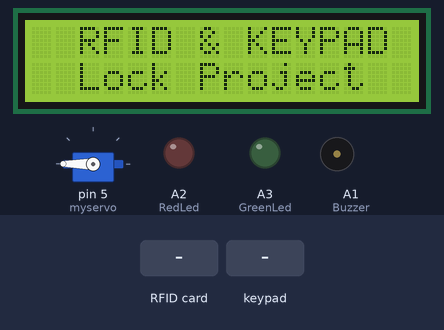
A sketch run on a simulated Arduino Uno, built with avr-gcc and run on an emulated ATmega328P. Shown: servo, 16×2 character LCD, output pins drawn as LEDs (lit = HIGH), buzzer (waves = sounding). The inputs (shaded band) are chosen by the test bench. Pins used as bus, display or sensor lines are not drawn; what the sketch prints to the serial monitor is not drawn.

Above: at 0.9 s.
1.0 s: RFID card 5E 7A 19 C4 held to the reader
At 2.0 s:
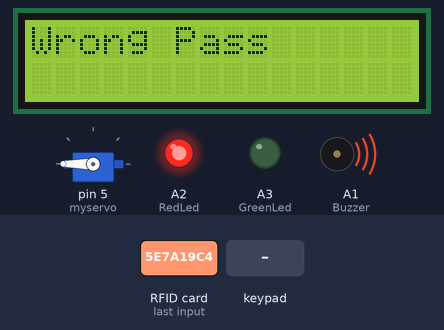
4.0 s: keypad keys 1 1 1 # pressed 0.4 s apart
At 5.5 s:
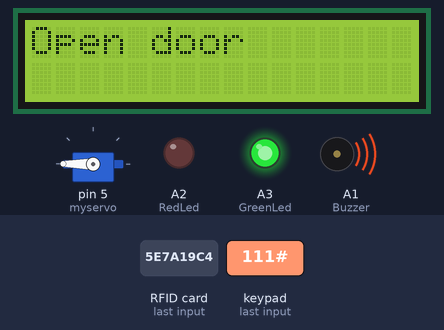
7.2 s: RFID card 5E 7A 19 C4 held to the reader
At 11.3 s:
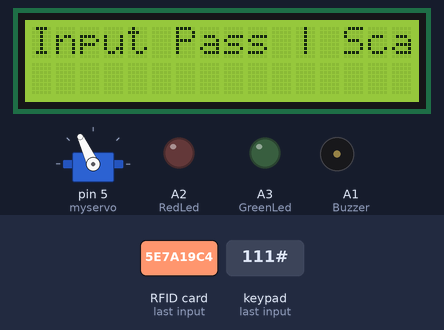
14.7 s: keypad keys 6 7 8 * pressed 0.4 s apart
At 17.8 s:
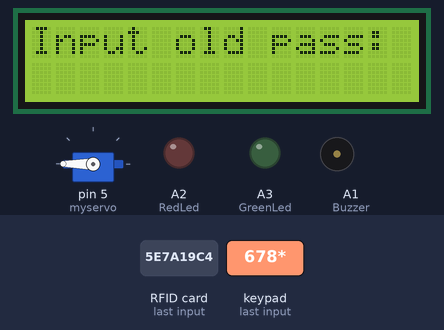
Timing chart, 0 to 19.3 s (numbered marks = the images above; inputs shaded):
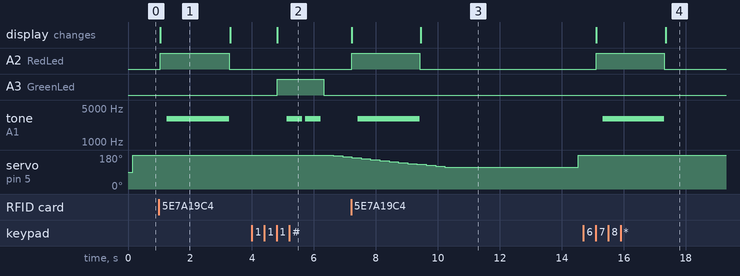

Measured:
- after the input at 1.0 s, A2 (RedLed): LOW → HIGH after 0.05 s, → LOW 2.2 s later; tone on A1 (Buzzer): silent → 3000 Hz after 0.26 s, → silent 2.0 s later; the display: changes after 0.05 s (image 1)
- after the input at 4.0 s, A3 (GreenLed): LOW → HIGH after 0.82 s, → LOW 1.5 s later; tone on A1 (Buzzer): alternates 3000 Hz for 0.50 s and silent for 0.10 s, starting after 1.1 s; servo on pin 5 (myservo): 180° → 175° after 2.6 s, → 170° 0.30 s later; the display: changes after 0.82 s (image 2)
- after the input at 7.2 s, A2 (RedLed): LOW → HIGH at once, → LOW 2.2 s later; tone on A1 (Buzzer): silent → 3000 Hz after 0.22 s, → silent 2.0 s later; the display: first changes at once (image 3 shows a later state)
- after the input at 14.7 s, A2 (RedLed): LOW → HIGH after 0.41 s, → LOW 2.2 s later; tone on A1 (Buzzer): silent → 3000 Hz after 0.62 s, → silent 2.0 s later; the display: first changes after 0.42 s (image 4 shows a later state)
- what the display in image 1 shows lasts 2.3 s, from 1.0 s to 3.3 s

The sketch:

rfid.ino
```cpp
#include <Servo.h>
#include <SPI.h>
#include <MFRC522.h>
#include <Wire.h>
#include <LiquidCrystal_I2C.h>
#include <Keypad.h>
#include <Arduino_FreeRTOS.h>
#include <queue.h>

LiquidCrystal_I2C lcd(0x27, 16, 2);
#if CONFIG_FREERTOS_UNICORE
#define ARDUINO_RUNNING_CORE 0
#else
#define ARDUINO_RUNNING_CORE 1
#endif

const byte ROWS = 4;  //four rows
const byte COLS = 3;  //three columns
char keys[ROWS][COLS] = {
  { '1', '2', '3' },
  { '4', '5', '6' },
  { '7', '8', '9' },
  { '*', '0', '#' }
};
byte rowPins[ROWS] = { A0, 2, 3, 4 };
byte colPins[COLS] = { 6, 7, 8 };
Keypad keypad = Keypad(makeKeymap(keys), rowPins, colPins, ROWS, COLS);

char key_code[3];
char new_pass[3];
char password[3] = { '1', '1', '1' };  // Initial Password


int card1[4]{ 48, 67, 3, 32 };  // UID thẻ từ được nhận diện
int card2[4]{ 188, 186, 8, 50 };


constexpr uint8_t RST_PIN = 9;  // Define SS_PIN of the RC522 RFID Reader to digital pin 10 of the Arduino
constexpr uint8_t SS_PIN = 10;  // Define RST_PIN of the RC522 RFID Reader to digital pin 9 of the Arduino
MFRC522 rfid(SS_PIN, RST_PIN);  // Create MFRC522 instance.
MFRC522::MIFARE_Key key;

Servo myservo;  // khoi tao servo
int pos = 0;    // bien save vi tri servo

int Buzzer = A1;    // đầu ra bao hieu
int RedLed = A2;    // đầu ra leb red
int GreenLed = A3;  // đầu ra lab green


unsigned int index = 0;
unsigned int index2 = 0;
byte nuidPICC[4];  // UID number of your Mifare card. This is a UID number with 4 pairs of digits. Example: EB 70 C0 BC

TaskHandle_t HandleInputTask;
TaskHandle_t StartProgramTask;
QueueHandle_t commandQueue;
void setup() {
  Serial.begin(9600);
  pinMode(RedLed, OUTPUT);    // Define RedLed as OUTPUT
  pinMode(GreenLed, OUTPUT);  // Define GreenLed as OUTPUT
  pinMode(Buzzer, OUTPUT);    // Define Buzzer as OUTPUT
  commandQueue = xQueueCreate(1, sizeof(char));
  myservo.attach(5);  // attaches the servo on pin 5 to the servo object
  SPI.begin();        // Init SPI bus
  rfid.PCD_Init();    // Init MFRC522
  // =====================================================
  lcd.begin();  // Khoi tao LCD
  lcd.backlight();
  lcd.setCursor(0, 0);
  lcd.print("  RFID & KEYPAD ");
  lcd.setCursor(0, 1);
  lcd.print("  Lock Project  ");
  // lcd.clear();
  // ====================================================
  for (byte i = 0; i < 6; i++) {
    key.keyByte[i] = 0xFF;  // Mảng chứa UID của RFID
  }
  myservo.write(180);
  xTaskCreate(HandleInput, "HandleInput", 128, NULL, 1, &HandleInputTask);
  xTaskCreate(StartProgram, "StartProgram", 128, NULL, 1, &StartProgramTask);
  vTaskStartScheduler();
}
void loop() {
}

void StartProgram(void *pvParameters) {
  while (1) {
    if (commandQueue != 0) {
      char key;
      if (xQueueReceive(commandQueue, &key, (TickType_t)0)) {
        if (key == '*') {
          vTaskPrioritySet(StartProgramTask, 3);
          OnChangePass();
          vTaskPrioritySet(StartProgramTask, 1);
        } else {
          vTaskPrioritySet(StartProgramTask, 3);
          OnCheckPass(key);
          vTaskPrioritySet(StartProgramTask, 1);
        }
      }
    }
  }
}

void HandleInput(void *pvParameters) {
  for (;;) {
    char key = keypad.getKey();
    if (key != NO_KEY) {
      Serial.println(key);
      xQueueOverwrite(commandQueue, &key);
    }
    if (rfid.PICC_IsNewCardPresent()) { //handle Card
      if (rfid.PICC_ReadCardSerial()) {
        MFRC522::PICC_Type piccType = rfid.PICC_GetType(rfid.uid.sak);
        Serial.println(rfid.PICC_GetTypeName(piccType));
        for (byte z = 0; z < 4; z++) {
          nuidPICC[z] = rfid.uid.uidByte[z];
          Serial.println(nuidPICC[z]);
        }
        if (card2[0] == nuidPICC[0] && card2[1] == nuidPICC[1] && card2[2] == nuidPICC[2] && card2[3] == nuidPICC[3]) {
          Unlock();
        } else {
          NotUnlock();
        }
      }
    }
  }
}


void Unlock() {
  lcd.clear();
  lcd.setCursor(0, 0);
  lcd.print("Open door");
  digitalWrite(GreenLed, HIGH);
  delay(300);
  tone(Buzzer, 3000);
  delay(500);
  noTone(Buzzer);
  delay(100);
  tone(Buzzer, 3000);
  delay(500);
  noTone(Buzzer);
  delay(100);
  digitalWrite(GreenLed, LOW);
  for (int z = 180; z > 110; z -= 5) {
    myservo.write(z);
    delay(300);
  }
  delay(4000);
  myservo.write(180);
  lcd.clear();
  lcd.setCursor(0, 0);
  lcd.print("Input Pass | Scan Card");
}
void NotUnlock() {
  lcd.clear();
  lcd.setCursor(0, 0);
  lcd.print("Wrong Pass");
  digitalWrite(RedLed, HIGH);
  delay(200);
  tone(Buzzer, 3000);
  delay(2000);
  noTone(Buzzer);
  digitalWrite(RedLed, LOW);
  lcd.clear();
  lcd.setCursor(0, 0);
  lcd.print("Input Pass | Scan Card");
}
void OnChangePass() {
  lcd.clear();
  lcd.print("Input old pass:");
  lcd.setCursor(0, 1);
  while (index < 3) {
    char key = keypad.getKey();
    if (key != NO_KEY) {
      key_code[index++] = key;
      lcd.print(String(key));
    }
  }
  if (index == 3) {
    if (!strncmp(password, key_code, 3)) {  // if pass true => unlock else notUnlock
      lcd.clear();
      lcd.setCursor(0, 0);
      lcd.print("Input new pass:");
      lcd.setCursor(0, 1);
      while (index2 < 3) {
        char key = keypad.getKey();
        if (key != NO_KEY) {
          new_pass[index2++] = key;
          lcd.print(String(key));
        }
      }
      if (index2 == 3) {
        password[0] = new_pass[0];
        password[1] = new_pass[1];
        password[2] = new_pass[2];
        lcd.clear();
        lcd.setCursor(0, 0);
        lcd.print("Success");
        index2 = 0;
      }
    } else {
      lcd.clear();
      lcd.setCursor(0, 0);
      lcd.print("Wrong pass");
    }
    index = 0;  //reset index=0
  }
}
void OnCheckPass(char p) {
  key_code[index++] = p;
  if (index == 3) {
    if (!strncmp(password, key_code, 3)) {  // if pass true => unlock else notUnlock
      Unlock();
    } else {
      NotUnlock();
    }
    index = 0;  //reset index=0
  }
}
```
